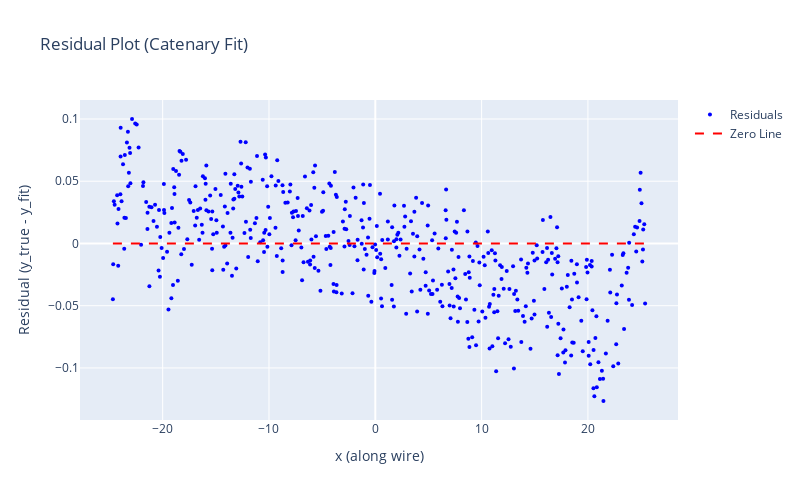

Notebook cell for this chart:
### Code cell
fig = go.Figure()

fig.add_trace(go.Scatter(
    x=x_data,
    y=y_data - y_fit, #residuals
    mode='markers',
    marker=dict(color='blue', size=4),
    name='Residuals'
))

# Horizontal line at y=0
fig.add_trace(go.Scatter(
    x=[np.min(x_data), np.max(x_data)],
    y=[0, 0],
    mode='lines',
    line=dict(color='red', dash='dash'),
    name='Zero Line'
))


fig.update_layout(
    title='Residual Plot (Catenary Fit)',
    xaxis_title='x (along wire)',
    yaxis_title='Residual (y_true - y_fit)',
    width=800,
    height=500
)

fig.show()

### Figure 1 — Plotly figure (JSON) as saved in the notebook; plotly's stock layout.template omitted (floating-point values rounded to 4 significant figures; data arrays with more than 128 entries replaced by an {"elided": "..."} marker saying what was removed)
{"data": [{"marker": {"color": "blue", "size": 4}, "mode": "markers", "name": "Residuals", "type": "scatter", "x": {"elided": "492 float values"}, "y": {"elided": "492 float values"}}, {"line": {"color": "red", "dash": "dash"}, "mode": "lines", "name": "Zero Line", "type": "scatter", "x": [-24.68, 25.38], "y": [0, 0]}], "layout": {"height": 500, "title": {"text": "Residual Plot (Catenary Fit)"}, "width": 800, "xaxis": {"title": {"text": "x (along wire)"}}, "yaxis": {"title": {"text": "Residual (y_true - y_fit)"}}}}
